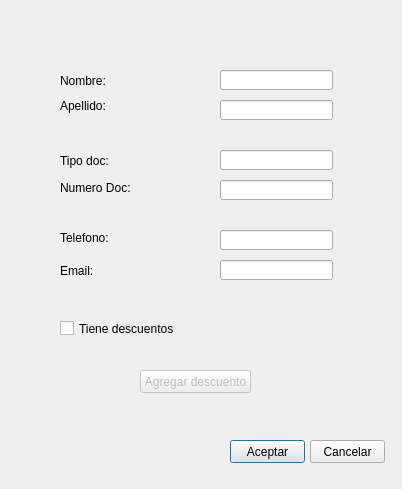
<?xml version="1.0" encoding="UTF-8"?>
<ui version="4.0">
 <class>Dialog</class>
 <widget class="QDialog" name="Dialog">
  <property name="geometry">
   <rect>
    <x>0</x>
    <y>0</y>
    <width>402</width>
    <height>489</height>
   </rect>
  </property>
  <property name="windowTitle">
   <string>Agregar cliente</string>
  </property>
  <widget class="QLabel" name="label">
   <property name="geometry">
    <rect>
     <x>60</x>
     <y>70</y>
     <width>81</width>
     <height>21</height>
    </rect>
   </property>
   <property name="styleSheet">
    <string notr="true">font: 14pt &quot;Tempus Sans ITC&quot;;</string>
   </property>
   <property name="text">
    <string>Nombre:</string>
   </property>
  </widget>
  <widget class="QLabel" name="label_2">
   <property name="geometry">
    <rect>
     <x>60</x>
     <y>90</y>
     <width>101</width>
     <height>31</height>
    </rect>
   </property>
   <property name="styleSheet">
    <string notr="true">font: 14pt &quot;Tempus Sans ITC&quot;;</string>
   </property>
   <property name="text">
    <string>Apellido:</string>
   </property>
  </widget>
  <widget class="QLabel" name="label_3">
   <property name="geometry">
    <rect>
     <x>60</x>
     <y>150</y>
     <width>81</width>
     <height>21</height>
    </rect>
   </property>
   <property name="styleSheet">
    <string notr="true">font: 14pt &quot;Tempus Sans ITC&quot;;</string>
   </property>
   <property name="text">
    <string>Tipo doc:</string>
   </property>
  </widget>
  <widget class="QLabel" name="label_4">
   <property name="geometry">
    <rect>
     <x>60</x>
     <y>180</y>
     <width>111</width>
     <height>16</height>
    </rect>
   </property>
   <property name="styleSheet">
    <string notr="true">font: 14pt &quot;Tempus Sans ITC&quot;;</string>
   </property>
   <property name="text">
    <string>Numero Doc:</string>
   </property>
  </widget>
  <widget class="QLabel" name="label_5">
   <property name="geometry">
    <rect>
     <x>60</x>
     <y>230</y>
     <width>81</width>
     <height>16</height>
    </rect>
   </property>
   <property name="styleSheet">
    <string notr="true">font: 14pt &quot;Tempus Sans ITC&quot;;</string>
   </property>
   <property name="text">
    <string>Telefono:</string>
   </property>
  </widget>
  <widget class="QLabel" name="label_6">
   <property name="geometry">
    <rect>
     <x>60</x>
     <y>260</y>
     <width>61</width>
     <height>21</height>
    </rect>
   </property>
   <property name="styleSheet">
    <string notr="true">font: 14pt &quot;Tempus Sans ITC&quot;;</string>
   </property>
   <property name="text">
    <string>Email:</string>
   </property>
  </widget>
  <widget class="QLineEdit" name="clientName">
   <property name="geometry">
    <rect>
     <x>220</x>
     <y>70</y>
     <width>113</width>
     <height>20</height>
    </rect>
   </property>
  </widget>
  <widget class="QLineEdit" name="clientSurname">
   <property name="geometry">
    <rect>
     <x>220</x>
     <y>100</y>
     <width>113</width>
     <height>20</height>
    </rect>
   </property>
  </widget>
  <widget class="QLineEdit" name="docType">
   <property name="geometry">
    <rect>
     <x>220</x>
     <y>150</y>
     <width>113</width>
     <height>20</height>
    </rect>
   </property>
  </widget>
  <widget class="QLineEdit" name="docNum">
   <property name="geometry">
    <rect>
     <x>220</x>
     <y>180</y>
     <width>113</width>
     <height>20</height>
    </rect>
   </property>
  </widget>
  <widget class="QLineEdit" name="phoneNum">
   <property name="geometry">
    <rect>
     <x>220</x>
     <y>230</y>
     <width>113</width>
     <height>20</height>
    </rect>
   </property>
  </widget>
  <widget class="QLineEdit" name="mailAddress">
   <property name="geometry">
    <rect>
     <x>220</x>
     <y>260</y>
     <width>113</width>
     <height>20</height>
    </rect>
   </property>
  </widget>
  <widget class="QPushButton" name="aceptar">
   <property name="geometry">
    <rect>
     <x>230</x>
     <y>440</y>
     <width>75</width>
     <height>23</height>
    </rect>
   </property>
   <property name="text">
    <string>Aceptar</string>
   </property>
  </widget>
  <widget class="QPushButton" name="cancelar">
   <property name="geometry">
    <rect>
     <x>310</x>
     <y>440</y>
     <width>75</width>
     <height>23</height>
    </rect>
   </property>
   <property name="text">
    <string>Cancelar</string>
   </property>
  </widget>
  <widget class="QCheckBox" name="descuento">
   <property name="enabled">
    <bool>true</bool>
   </property>
   <property name="geometry">
    <rect>
     <x>60</x>
     <y>320</y>
     <width>201</width>
     <height>17</height>
    </rect>
   </property>
   <property name="styleSheet">
    <string notr="true">font: 14pt &quot;Tempus Sans ITC&quot;;</string>
   </property>
   <property name="text">
    <string>Tiene descuentos</string>
   </property>
  </widget>
  <widget class="QPushButton" name="agregaDescuento">
   <property name="enabled">
    <bool>false</bool>
   </property>
   <property name="geometry">
    <rect>
     <x>140</x>
     <y>370</y>
     <width>111</width>
     <height>23</height>
    </rect>
   </property>
   <property name="text">
    <string>Agregar descuento</string>
   </property>
  </widget>
 </widget>
 <resources/>
 <connections/>
</ui>
